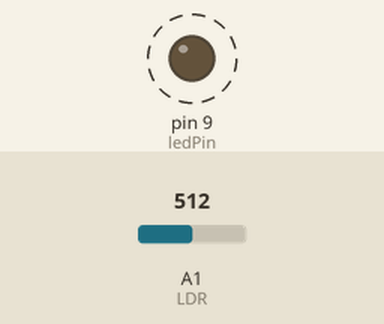
A sketch run on a simulated Arduino Uno, built with avr-gcc and run on an emulated ATmega328P. Shown: output pins drawn as LEDs (lit = HIGH). Dashed ring = blinking. The test bench sets the inputs (shaded band); at power-on: A1 (LDR) = 512.

Above: at 1.8 s.
1.9 s: A1 (LDR) set to 0
At 2.6 s:
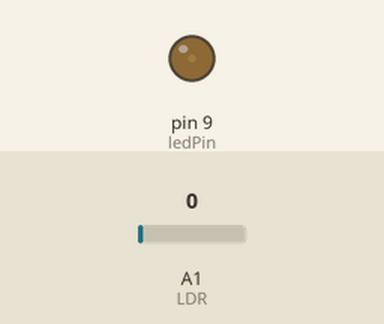
3.6 s: A1 (LDR) set to 122
At 3.9 s:
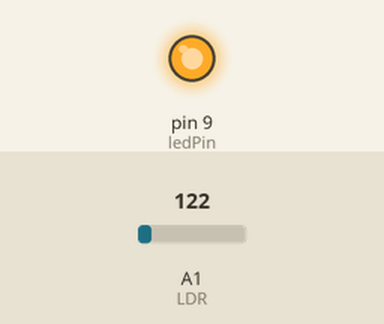
Timing chart, 0 to 13.1 s (numbered marks = the images above; inputs shaded):
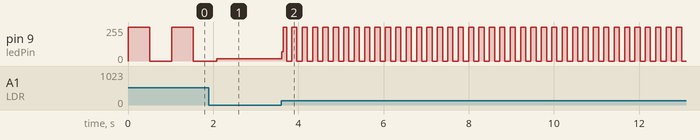

The sketch:

light_sensor_read.ino
```cpp
/* Light sensor
 * ------------------
 *
 * turns on and off a light emitting diode(LED) connected to digital
 * pin 13. The amount of time the LED will be on and off depends on
 * the value obtained by analogRead() that is depending of the amount
 * of light in the LDR
 *
 */

int LDR = 1;       // select the input pin for the LDR
int ledPin = 9;   // select the pin for the LED
int val = 0;       // variable to store the value coming from the sensor

void setup() {
  pinMode(LDR, INPUT);       // declare the LDR as an INPUT
  pinMode(ledPin, OUTPUT);  // declare the ledPin as an OUTPUT
}

void loop() {
  val = analogRead(LDR);       // read the value from the sensor
  digitalWrite(ledPin, HIGH);  // turn the ledPin on
  delay(val);                  // stop the program for some time
  digitalWrite(ledPin, LOW);   // turn the ledPin off
  delay(val);                  // stop the program for some time
}
```

Measured:
- after the input at 3.6 s, pin 9 (ledPin): 18/255 → 69/255 at once, then moves between 0/255 and 255/255, repeating every 0.24 s
- by itself, pin 9 (ledPin): alternates 255/255 for 0.51 s and 0/255 for 0.51 s
